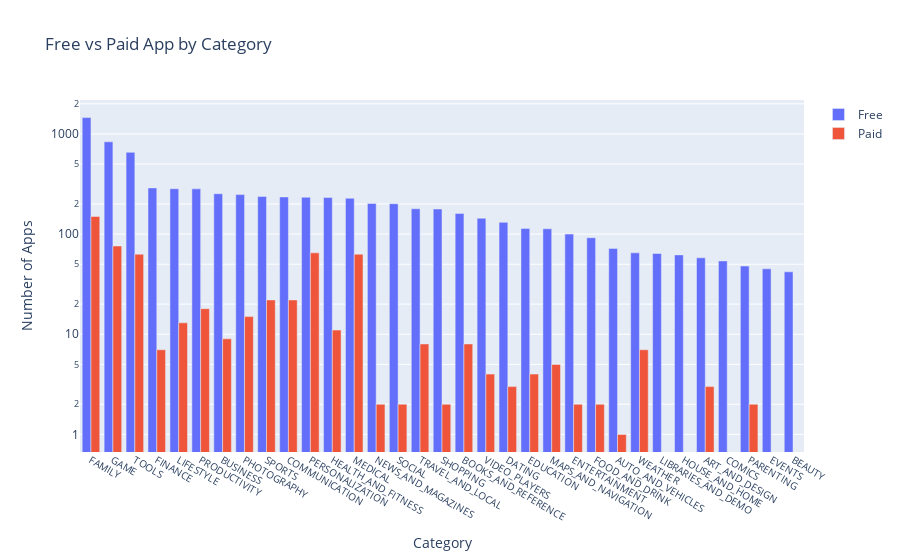

Write notebook code for a chart like this one.
### Markdown cell above
**Challenge**: Use the plotly express bar [chart examples](https://plotly.com/python/bar-charts/#bar-chart-with-sorted-or-ordered-categories) and the [.bar() API reference](https://plotly.com/python-api-reference/generated/plotly.express.bar.html#plotly.express.bar) to create this bar chart: 

<img src=https://imgur.com/LE0XCxA.png>

You'll want to use the `df_free_vs_paid` DataFrame that you created above that has the total number of free and paid apps per category. 

See if you can figure out how to get the look above by changing the `categoryorder` to 'total descending' as outlined in the documentation here [here](https://plotly.com/python/categorical-axes/#automatically-sorting-categories-by-name-or-total-value).

### Code cell
import plotly.graph_objects as go

df_free_vs_paid.sort_values('App', ascending=False, inplace=True)

fig = go.Figure()

fig.add_trace(go.Bar(
  x = df_free_vs_paid[df_free_vs_paid.Type == "Free"].Category,
  y = df_free_vs_paid[df_free_vs_paid.Type == "Free"].App,
  name = "Free",
))

fig.add_trace(go.Bar(
  x = df_free_vs_paid[df_free_vs_paid.Type == "Paid"].Category,
  y = df_free_vs_paid[df_free_vs_paid.Type == "Paid"].App,
  name = "Paid",
))

fig.update_layout(title_text="Free vs Paid App by Category")
fig.update_layout(xaxis_title='Category',
yaxis_title='Number of Apps',
coloraxis_showscale=False,  yaxis=dict(type='log'),xaxis=dict(tickfont=dict(size=10)))

fig.show()

### Figure 1 — Plotly figure (JSON) as saved in the notebook; plotly's stock layout.template omitted (floating-point values rounded to 4 significant figures)
{"data": [{"name": "Free", "type": "bar", "x": ["FAMILY", "GAME", "TOOLS", "FINANCE", "LIFESTYLE", "PRODUCTIVITY", "BUSINESS", "PHOTOGRAPHY", "SPORTS", "COMMUNICATION", "PERSONALIZATION", "HEALTH_AND_FITNESS", "MEDICAL", "NEWS_AND_MAGAZINES", "SOCIAL", "TRAVEL_AND_LOCAL", "SHOPPING", "BOOKS_AND_REFERENCE", "VIDEO_PLAYERS", "DATING", "EDUCATION", "MAPS_AND_NAVIGATION", "ENTERTAINMENT", "FOOD_AND_DRINK", "AUTO_AND_VEHICLES", "WEATHER", "LIBRARIES_AND_DEMO", "HOUSE_AND_HOME", "ART_AND_DESIGN", "COMICS", "PARENTING", "EVENTS", "BEAUTY"], "y": [1456, 834, 655, 289, 284, 283, 253, 248, 238, 235, 233, 232, 228, 202, 201, 179, 178, 161, 144, 131, 114, 113, 100, 92, 72, 65, 64, 62, 58, 54, 48, 45, 42]}, {"name": "Paid", "type": "bar", "x": ["FAMILY", "GAME", "PERSONALIZATION", "TOOLS", "MEDICAL", "COMMUNICATION", "SPORTS", "PRODUCTIVITY", "PHOTOGRAPHY", "LIFESTYLE", "HEALTH_AND_FITNESS", "BUSINESS", "TRAVEL_AND_LOCAL", "BOOKS_AND_REFERENCE", "WEATHER", "FINANCE", "MAPS_AND_NAVIGATION", "VIDEO_PLAYERS", "EDUCATION", "DATING", "ART_AND_DESIGN", "SOCIAL", "SHOPPING", "ENTERTAINMENT", "FOOD_AND_DRINK", "PARENTING", "NEWS_AND_MAGAZINES", "AUTO_AND_VEHICLES"], "y": [150, 76, 65, 63, 63, 22, 22, 18, 15, 13, 11, 9, 8, 8, 7, 7, 5, 4, 4, 3, 3, 2, 2, 2, 2, 2, 2, 1]}], "layout": {"coloraxis": {"showscale": false}, "title": {"text": "Free vs Paid App by Category"}, "xaxis": {"tickfont": {"size": 10}, "title": {"text": "Category"}}, "yaxis": {"title": {"text": "Number of Apps"}, "type": "log"}}}
